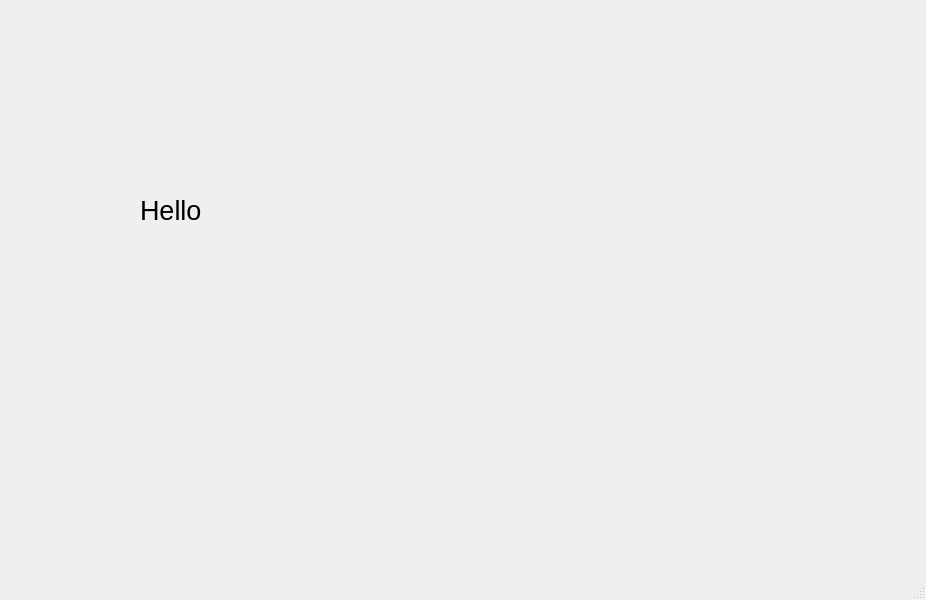
<?xml version="1.0" encoding="UTF-8"?>
<ui version="4.0">
 <class>completed</class>
 <widget class="QMainWindow" name="completed">
  <property name="geometry">
   <rect>
    <x>0</x>
    <y>0</y>
    <width>926</width>
    <height>600</height>
   </rect>
  </property>
  <property name="windowTitle">
   <string>MainWindow</string>
  </property>
  <widget class="QWidget" name="centralwidget">
   <widget class="QLabel" name="label">
    <property name="geometry">
     <rect>
      <x>140</x>
      <y>130</y>
      <width>331</width>
      <height>161</height>
     </rect>
    </property>
    <property name="font">
     <font>
      <pointsize>20</pointsize>
     </font>
    </property>
    <property name="text">
     <string>Hello</string>
    </property>
   </widget>
  </widget>
  <widget class="QMenuBar" name="menubar">
   <property name="geometry">
    <rect>
     <x>0</x>
     <y>0</y>
     <width>926</width>
     <height>26</height>
    </rect>
   </property>
  </widget>
  <widget class="QStatusBar" name="statusbar"/>
 </widget>
 <resources/>
 <connections/>
</ui>
